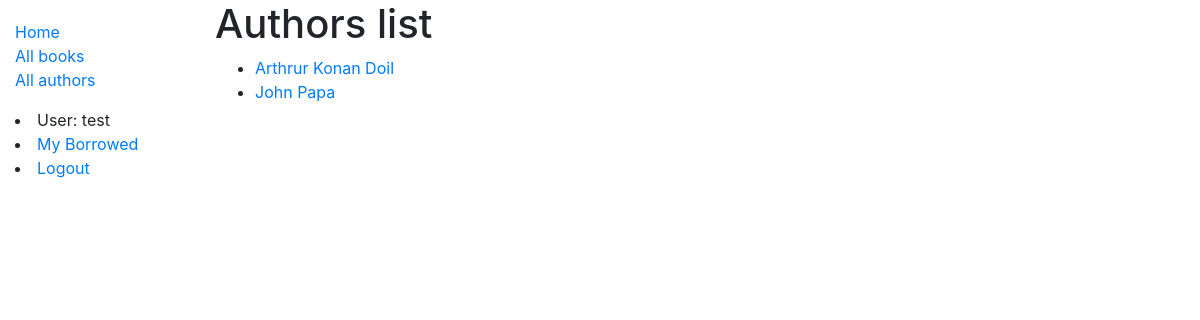
/catalog/authors/ (signed in), run on an earlier commit of the app's database.
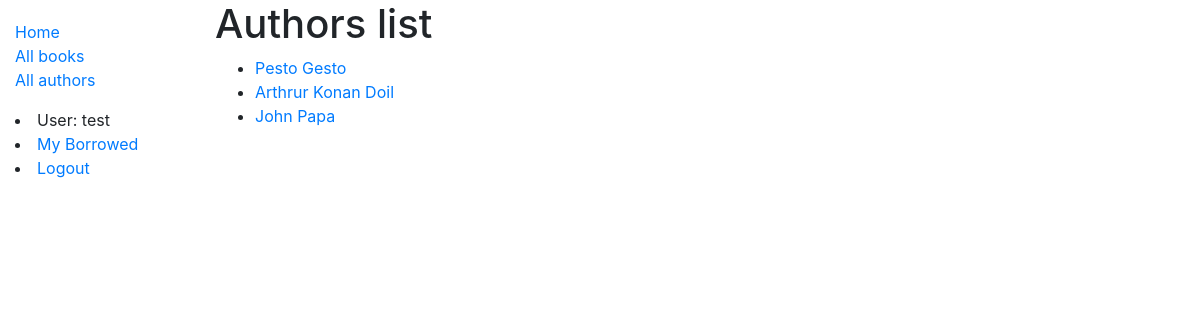
And on a later commit of the database.
### catalog/models.py (models this page shows, shortened)
class Author(models.Model):
    first_name = models.CharField(max_length=100)
    last_name = models.CharField(max_length=100)
    date_of_birth = models.DateField(null=True, blank=True)
    date_of_death = models.DateField('Died', null=True, blank=True)
    class Meta:
        ordering = [ 'last_name', 'first_name' ]
    def get_absolute_url(self):
        return reverse('author-detail', args=[str(self.id)])

### catalog/views.py (the view)
# urls.py: path('authors/', views.AuthorsView.as_view(), name='authors'),
class AuthorsView(generic.ListView):
    model = Author
    context_object_name = 'authors_list'
    queryset = Author.objects.all()
    template_name = 'catalog/authors.html'

### catalog/templates/catalog/authors.html
{% extends "base_generic.html" %}
{% block content %}
  <h1>Authors list</h1>
  {% if authors_list %}
  <ul>
      {% for author in authors_list %}
        <li>
            <a href="{{author.get_absolute_url}}">{{ author.first_name }} {{ author.last_name }}</a>
        </li>
      {% endfor %}
  </ul>
  {% else %}
    <p>There are no Authors in the library.</p>
  {% endif %}
{% endblock content %}

What changed in the data, as far as the page shows it:
added Author: first_name "Pesto", last_name "Gesto"
